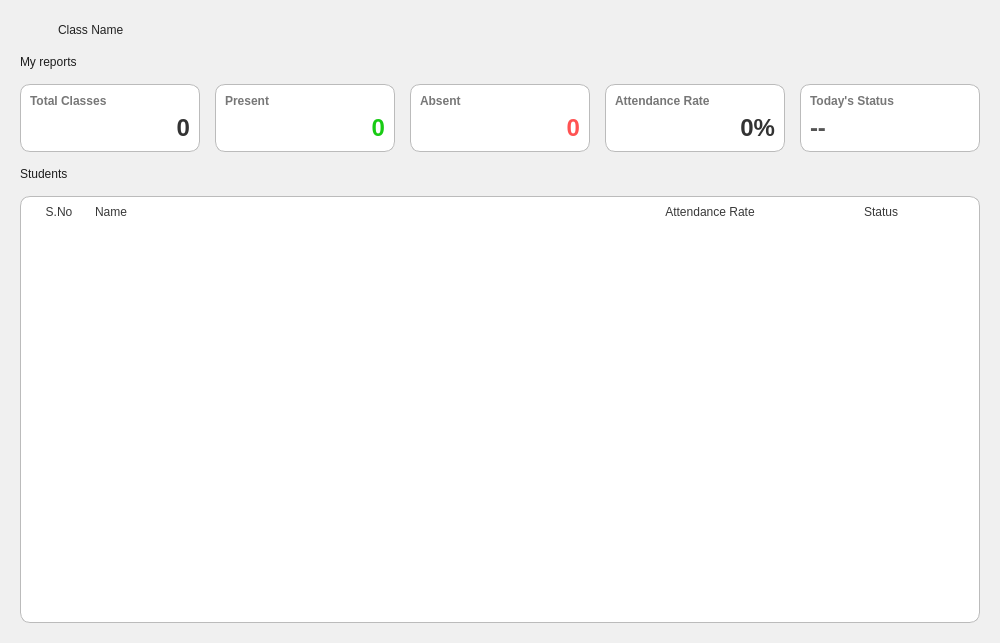
<?xml version="1.0" encoding="UTF-8"?>
<ui version="4.0">
 <class>ClassOpenStd</class>
 <widget class="QWidget" name="ClassOpenStd">
  <property name="geometry">
   <rect>
    <x>0</x>
    <y>0</y>
    <width>1000</width>
    <height>643</height>
   </rect>
  </property>
  <property name="windowTitle">
   <string>Class Details</string>
  </property>
  <property name="styleSheet">
   <string notr="true">background-color: rgb(240, 240, 240); font-family: &quot;Segoe UI&quot;;</string>
  </property>
  <layout class="QVBoxLayout" name="verticalLayout">
   <property name="spacing">
    <number>15</number>
   </property>
   <property name="leftMargin">
    <number>20</number>
   </property>
   <property name="topMargin">
    <number>20</number>
   </property>
   <property name="rightMargin">
    <number>20</number>
   </property>
   <property name="bottomMargin">
    <number>20</number>
   </property>
   <item>
    <widget class="QWidget" name="header_widget" native="true">
     <property name="sizePolicy">
      <sizepolicy hsizetype="Preferred" vsizetype="Fixed">
       <horstretch>0</horstretch>
       <verstretch>0</verstretch>
      </sizepolicy>
     </property>
     <property name="styleSheet">
      <string notr="true">background: none;
border:none</string>
     </property>
     <layout class="QHBoxLayout" name="horizontalLayout">
      <property name="leftMargin">
       <number>0</number>
      </property>
      <property name="topMargin">
       <number>0</number>
      </property>
      <property name="rightMargin">
       <number>0</number>
      </property>
      <property name="bottomMargin">
       <number>0</number>
      </property>
      <item>
       <widget class="QPushButton" name="back_btn">
        <property name="maximumSize">
         <size>
          <width>32</width>
          <height>32</height>
         </size>
        </property>
        <property name="cursor">
         <cursorShape>PointingHandCursor</cursorShape>
        </property>
        <property name="styleSheet">
         <string notr="true">border:none; background:transparent;</string>
        </property>
        <property name="icon">
         <iconset>
          <normaloff>icons/back.png</normaloff>icons/back.png</iconset>
        </property>
        <property name="iconSize">
         <size>
          <width>24</width>
          <height>24</height>
         </size>
        </property>
       </widget>
      </item>
      <item>
       <widget class="QLabel" name="class_name">
        <property name="styleSheet">
         <string notr="true">color: rgb(34, 34, 34);
font: 600 16pt &quot;Segoe UI&quot;;</string>
        </property>
        <property name="text">
         <string>Class Name</string>
        </property>
       </widget>
      </item>
      <item>
       <spacer name="horizontalSpacer">
        <property name="orientation">
         <enum>Qt::Orientation::Horizontal</enum>
        </property>
        <property name="sizeHint" stdset="0">
         <size>
          <width>40</width>
          <height>20</height>
         </size>
        </property>
       </spacer>
      </item>
     </layout>
    </widget>
   </item>
   <item>
    <widget class="QLabel" name="label_2">
     <property name="styleSheet">
      <string notr="true">color: rgb(29, 29, 29);
font: 600 9pt &quot;Segoe UI&quot;;</string>
     </property>
     <property name="text">
      <string>My reports</string>
     </property>
    </widget>
   </item>
   <item>
    <layout class="QHBoxLayout" name="cards_layout">
     <property name="spacing">
      <number>15</number>
     </property>
     <item>
      <widget class="QFrame" name="card_total">
       <property name="styleSheet">
        <string notr="true">QFrame { background-color: white; border-radius: 10px; border: 1px solid #bbb; }
QFrame:hover { border: 1px solid #3388FF; }</string>
       </property>
       <layout class="QVBoxLayout" name="vbox_c1">
        <item>
         <widget class="QLabel" name="lbl_t1">
          <property name="styleSheet">
           <string>color: #777; font-weight: bold; font-size: 12px; border:none;</string>
          </property>
          <property name="text">
           <string>Total Classes</string>
          </property>
         </widget>
        </item>
        <item>
         <widget class="QLabel" name="val_total_classes">
          <property name="styleSheet">
           <string>color: #333; font-size: 24px; font-weight: bold; border:none;</string>
          </property>
          <property name="text">
           <string>0</string>
          </property>
          <property name="alignment">
           <set>Qt::AlignmentFlag::AlignRight|Qt::AlignmentFlag::AlignTrailing|Qt::AlignmentFlag::AlignVCenter</set>
          </property>
         </widget>
        </item>
       </layout>
      </widget>
     </item>
     <item>
      <widget class="QFrame" name="card_present">
       <property name="styleSheet">
        <string notr="true">QFrame { background-color: white; border-radius: 10px; border: 1px solid #bbb; }
QFrame:hover { border: 1px solid #3388FF; }</string>
       </property>
       <layout class="QVBoxLayout" name="vbox_c2">
        <item>
         <widget class="QLabel" name="lbl_t2">
          <property name="styleSheet">
           <string>color: #777; font-weight: bold; font-size: 12px; border:none;</string>
          </property>
          <property name="text">
           <string>Present</string>
          </property>
         </widget>
        </item>
        <item>
         <widget class="QLabel" name="val_present">
          <property name="styleSheet">
           <string notr="true">color: #18CB14; font-size: 24px; font-weight: bold; border:none;</string>
          </property>
          <property name="text">
           <string>0</string>
          </property>
          <property name="alignment">
           <set>Qt::AlignmentFlag::AlignRight|Qt::AlignmentFlag::AlignTrailing|Qt::AlignmentFlag::AlignVCenter</set>
          </property>
         </widget>
        </item>
       </layout>
      </widget>
     </item>
     <item>
      <widget class="QFrame" name="card_absent">
       <property name="styleSheet">
        <string notr="true">QFrame { background-color: white; border-radius: 10px; border: 1px solid #bbb; }
QFrame:hover { border: 1px solid #3388FF; }</string>
       </property>
       <layout class="QVBoxLayout" name="vbox_c3">
        <item>
         <widget class="QLabel" name="lbl_t3">
          <property name="styleSheet">
           <string>color: #777; font-weight: bold; font-size: 12px; border:none;</string>
          </property>
          <property name="text">
           <string>Absent</string>
          </property>
         </widget>
        </item>
        <item>
         <widget class="QLabel" name="val_absent">
          <property name="styleSheet">
           <string>color: #ff5252; font-size: 24px; font-weight: bold; border:none;</string>
          </property>
          <property name="text">
           <string>0</string>
          </property>
          <property name="alignment">
           <set>Qt::AlignmentFlag::AlignRight|Qt::AlignmentFlag::AlignTrailing|Qt::AlignmentFlag::AlignVCenter</set>
          </property>
         </widget>
        </item>
       </layout>
      </widget>
     </item>
     <item>
      <widget class="QFrame" name="card_rate">
       <property name="styleSheet">
        <string notr="true">QFrame { background-color: white; border-radius: 10px; border: 1px solid #bbb; }
QFrame:hover { border: 1px solid #3388FF; }</string>
       </property>
       <layout class="QVBoxLayout" name="vbox_c4">
        <item>
         <widget class="QLabel" name="lbl_t4">
          <property name="styleSheet">
           <string>color: #777; font-weight: bold; font-size: 12px; border:none;</string>
          </property>
          <property name="text">
           <string>Attendance Rate</string>
          </property>
         </widget>
        </item>
        <item>
         <widget class="QLabel" name="val_rate">
          <property name="styleSheet">
           <string>color: #333; font-size: 24px; font-weight: bold; border:none;</string>
          </property>
          <property name="text">
           <string>0%</string>
          </property>
          <property name="alignment">
           <set>Qt::AlignmentFlag::AlignRight|Qt::AlignmentFlag::AlignTrailing|Qt::AlignmentFlag::AlignVCenter</set>
          </property>
         </widget>
        </item>
       </layout>
      </widget>
     </item>
     <item>
      <widget class="QFrame" name="card_today">
       <property name="styleSheet">
        <string notr="true">QFrame { background-color: white; border-radius: 10px; border: 1px solid #bbb; }
QFrame:hover { border: 1px solid #3388FF; }</string>
       </property>
       <layout class="QVBoxLayout" name="vbox_c5">
        <item>
         <widget class="QLabel" name="lbl_t5">
          <property name="styleSheet">
           <string>color: #777; font-weight: bold; font-size: 12px; border:none;</string>
          </property>
          <property name="text">
           <string>Today's Status</string>
          </property>
         </widget>
        </item>
        <item>
         <widget class="QLabel" name="val_today">
          <property name="styleSheet">
           <string>color: #555; font-size: 24px; font-weight: bold; border:none;</string>
          </property>
          <property name="text">
           <string>--</string>
          </property>
          <property name="alignment">
           <set>Qt::AlignmentFlag::AlignLeading|Qt::AlignmentFlag::AlignLeft|Qt::AlignmentFlag::AlignVCenter</set>
          </property>
         </widget>
        </item>
       </layout>
      </widget>
     </item>
    </layout>
   </item>
   <item>
    <widget class="QLabel" name="label_7">
     <property name="styleSheet">
      <string notr="true">color: rgb(29, 29, 29);
font: 600 9pt &quot;Segoe UI&quot;;</string>
     </property>
     <property name="text">
      <string>Students</string>
     </property>
    </widget>
   </item>
   <item>
    <widget class="QStackedWidget" name="student_stack">
     <property name="styleSheet">
      <string>background:transparent;</string>
     </property>
     <property name="currentIndex">
      <number>0</number>
     </property>
     <widget class="QWidget" name="all_students">
      <property name="styleSheet">
       <string notr="true">#all_students
{background-color: rgb(255, 255, 255);
border:1px solid rgb(187, 187, 187); border-radius: 10px}</string>
      </property>
      <layout class="QVBoxLayout" name="verticalLayout_2">
       <property name="leftMargin">
        <number>0</number>
       </property>
       <property name="topMargin">
        <number>0</number>
       </property>
       <property name="rightMargin">
        <number>0</number>
       </property>
       <property name="bottomMargin">
        <number>0</number>
       </property>
       <item>
        <widget class="QFrame" name="frame">
         <property name="styleSheet">
          <string notr="true">QLabel{
	color: #383838;
	font: 600 9pt &quot;Segoe UI&quot;;
}
</string>
         </property>
         <layout class="QHBoxLayout" name="horizontalLayout_2">
          <item>
           <widget class="QLabel" name="label_3">
            <property name="sizePolicy">
             <sizepolicy hsizetype="Fixed" vsizetype="Fixed">
              <horstretch>0</horstretch>
              <verstretch>0</verstretch>
             </sizepolicy>
            </property>
            <property name="minimumSize">
             <size>
              <width>60</width>
              <height>0</height>
             </size>
            </property>
            <property name="text">
             <string>S.No</string>
            </property>
            <property name="alignment">
             <set>Qt::AlignmentFlag::AlignCenter</set>
            </property>
           </widget>
          </item>
          <item>
           <widget class="QLabel" name="label_4">
            <property name="text">
             <string>Name</string>
            </property>
           </widget>
          </item>
          <item>
           <widget class="QLabel" name="label_5">
            <property name="maximumSize">
             <size>
              <width>150</width>
              <height>16777215</height>
             </size>
            </property>
            <property name="text">
             <string>Attendance Rate</string>
            </property>
            <property name="alignment">
             <set>Qt::AlignmentFlag::AlignCenter</set>
            </property>
           </widget>
          </item>
          <item>
           <widget class="QLabel" name="label_6">
            <property name="maximumSize">
             <size>
              <width>180</width>
              <height>16777215</height>
             </size>
            </property>
            <property name="text">
             <string>Status</string>
            </property>
            <property name="alignment">
             <set>Qt::AlignmentFlag::AlignCenter</set>
            </property>
           </widget>
          </item>
         </layout>
        </widget>
       </item>
       <item>
        <widget class="QScrollArea" name="scrollArea">
         <property name="styleSheet">
          <string>border:none; background:transparent;</string>
         </property>
         <property name="widgetResizable">
          <bool>true</bool>
         </property>
         <widget class="QWidget" name="scrollAreaWidgetContents_2">
          <property name="geometry">
           <rect>
            <x>0</x>
            <y>0</y>
            <width>960</width>
            <height>367</height>
           </rect>
          </property>
          <layout class="QVBoxLayout" name="studentLayout">
           <property name="spacing">
            <number>0</number>
           </property>
           <property name="leftMargin">
            <number>0</number>
           </property>
           <property name="topMargin">
            <number>0</number>
           </property>
           <property name="rightMargin">
            <number>0</number>
           </property>
           <property name="bottomMargin">
            <number>0</number>
           </property>
           <item>
            <spacer name="verticalSpacer">
             <property name="orientation">
              <enum>Qt::Orientation::Vertical</enum>
             </property>
             <property name="sizeHint" stdset="0">
              <size>
               <width>20</width>
               <height>40</height>
              </size>
             </property>
            </spacer>
           </item>
          </layout>
         </widget>
        </widget>
       </item>
      </layout>
     </widget>
     <widget class="QWidget" name="no_student">
      <layout class="QVBoxLayout" name="verticalLayout_3">
       <item>
        <widget class="QLabel" name="label">
         <property name="styleSheet">
          <string>font: 16pt &quot;Segoe UI&quot;; color: #999;</string>
         </property>
         <property name="text">
          <string>No students joined yet.</string>
         </property>
         <property name="alignment">
          <set>Qt::AlignmentFlag::AlignCenter</set>
         </property>
        </widget>
       </item>
      </layout>
     </widget>
    </widget>
   </item>
  </layout>
 </widget>
 <resources/>
 <connections/>
</ui>
